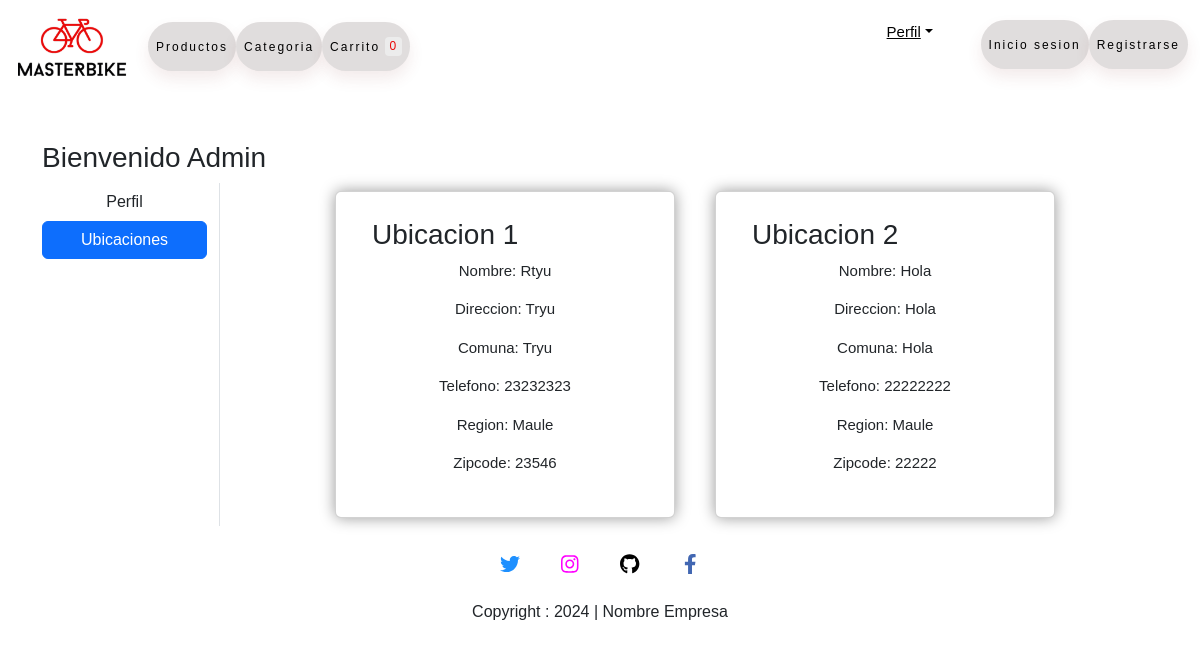
Screenshot of /address (signed in) with the database file from the repository.
### MasterBIKE/models.py (models this page shows, shortened)
class Customer(models.Model):
    user = models.ForeignKey(User, on_delete=models.CASCADE)
    nombre = models.CharField(max_length=200)
    direccion = models.CharField(max_length=200)
    comuna = models.CharField(max_length=70)
    telefono = models.IntegerField(default=0)
    zipcode = models.IntegerField()
    region = models.CharField(choices=ELEGIR_REGION, max_length=100)

### MasterBIKE/views.py (the view)
# urls.py: path('address', views.address, name='address'),
def address(request):
    add = Customer.objects.filter(user=request.user)
    return render(request, 'pages/address.html', locals())

### MasterBIKE/templates/pages/address.html (shortened to what this page needs)
<!DOCTYPE html>
<html lang="en">
<head>
    {% load static %}
    <link rel="stylesheet" href="{% static "css/bootstrap.min.css" %}">
    <link rel="stylesheet" href="{% static 'css/style.css' %}">
</head>
<body>
    {% include 'base/navbar.html' %}
    <div class="container my-5">
        <div class="row">
            <h3>Bienvenido <span class="text-capitalize">{{request.user}}</span></h3>
            <div class="col-sm-2 border-end">
                <ul class="list-unstyled">
                    <li class="d-grid"><a href="{% url 'profile' %}" class="btn">Perfil</a></li>
                    <li class="d-grid"><a href="{% url 'address' %}" class="btn btn-primary">Ubicaciones</a></li>
                </ul>
            </div>
            <div class="col-sm-8 offset-sm-1">
                <div class="row">
                    {% for ad in add %}
                        <div class="col-sm-6">
                            <div class="card m-2">
                                <div class="card-body">
                                    <h3>Ubicacion {{forloop.counter}}</h3>
                                    <p>nombre: {{ad.nombre}}</p>
                                    <p>direccion: {{ad.direccion}}</p>
                                    <p>comuna: {{ad.comuna}}</p>
                                    <p>telefono: {{ad.telefono}}</p>
                                    <p>region: {{ad.region}}</p>
                                    <p>zipcode: {{ad.zipcode}}</p>
                                </div>
                            </div>
                        </div>
                    {% endfor %}
                </div>
            </div>
    {% include 'base/footer.html' %}
</body>
</html>

### MasterBIKE/static/css/style.css (style rules this page uses)
:root { --clr-main: #E90A0A; --clr-main-light: #c84e4e; --clr-white: #ececec; --clr-gray: #e2e2e2; --clr-red: #961818; }
* { margin: 0; padding: 0; box-sizing: border-box; list-style: none; }
body { font-family: sans-serif; text-transform: capitalize; }
.card { flex: 1 1 21rem; display: flex; flex-wrap: wrap; margin: 10px 20px; align-self: normal; box-shadow: 0 0 15px rgba(0, 0, 0, 0.4); padding: 10px 20px; align-self: normal; }
p, a { font-size: 15px; text-align: center; }

### rows the page displays
Customer: nombre "Rtyu", direccion "Tryu", comuna "Tryu", telefono "23232323", region "Maule", zipcode "23546"
Customer: nombre "Hola", direccion "Hola", comuna "Hola", telefono "22222222", region "Maule", zipcode "22222"

### other values shown
{{ request.user }} "Admin"
